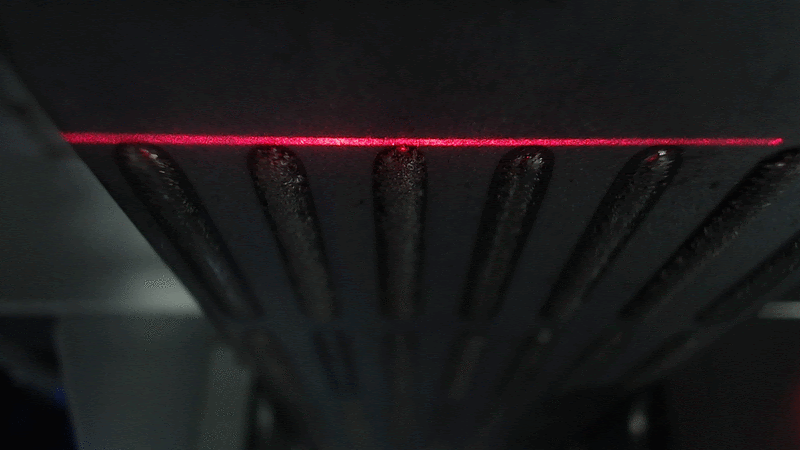
#> input picture img/frames_1/png/frame_00_delay-0.2s.png, 800 x 450 px, found by its file name; its folder holds only this picture in this run
$ jupyter execute --allow-errors teste.ipynb
#> lines starting #> are read from the running program, lines starting #| are printed output that depends on the picture; after the words box and inside, x2 and y2 are one past the last pixel; in counts of white or black regions, pixels touching at a corner belong together
#> further down, orig is the input picture: shape (450, 800, 3); mean B, G, R 27.8, 26.5, 28.4
#> `gray = orig[:,:,0]`:
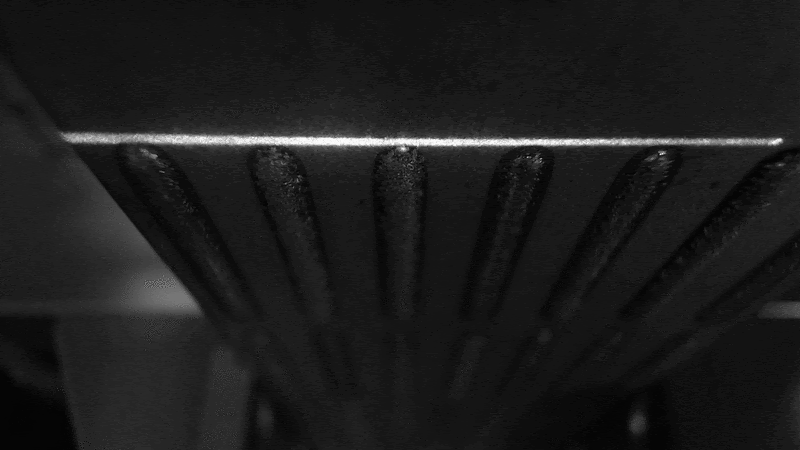
#> gray: shape (450, 800); min 4, max 255, mean 28.4
#> the sliders are set to label = dict_keys(['frame_00_delay-0.2, thresh = 127, modeStr = cv2.THRESH_BINARY
# Digiclad

## Importando Bibliotecas

[cell 1]
import cv2
import matplotlib
import numpy as np
from matplotlib import pyplot as plt
from PIL import Image
from ipywidgets import interact, interactive, interact_manual

## Explorando dados

[cell 2]
# Conjunto de imagens {nome da imagem: (Original, Escala de cinza) }
images = {}
ORIG = 0
GRAY = 1

# Caminho dos dados
FILEPATH = "img/frames/png/"

# Carregar imagens
#> (the rest of this cell did not finish here and is left out)

## Filtro Binario

[cell 3]
# Imagens com filtros
images_filter = {}


modes = ['cv2.THRESH_BINARY',
         'cv2.THRESH_BINARY_INV',
         'cv2.THRESH_TRUNC',
         'cv2.THRESH_TOZERO',
         'cv2.THRESH_TOZERO_INV']

# Basic threshold example
def my_threshold(label, thresh, modeStr):

#> called with thresh = 127, modeStr = 'cv2.THRESH_BINARY'
    mode = eval(modeStr)

    for key, value in images.items():
        orig, gray = value
        th, dst = cv2.threshold(gray, thresh, 255, mode)
        images_filter[key] = dst
#> this loop made 1 pass
#> (key, th) on pass 1: ('frame_00_delay-0.2s.png', 127)
#> pass 1, in my_threshold, `th, dst = cv2.threshold(gray, thresh, 255, mode)`:
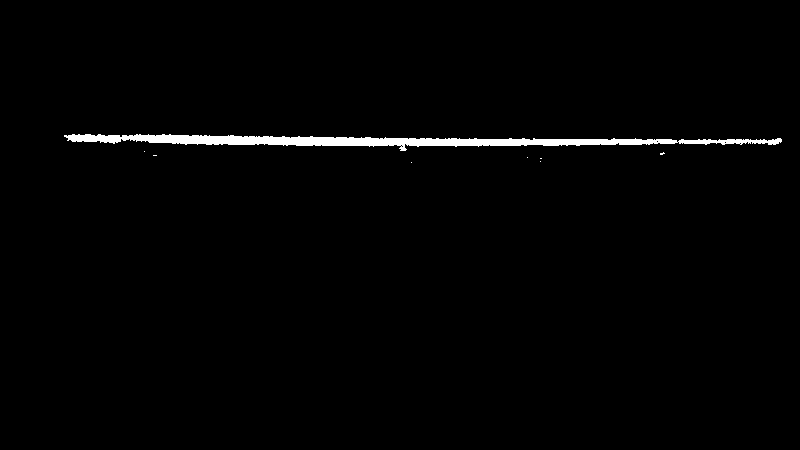
#> dst: shape (450, 800); 1.4% white; 8 white regions (7 under 20 px), largest, box (x1, y1, x2, y2) and area: (64, 134, 782, 151) 4969
#> after the loop, images_filter = 1 item
#> the sliders are set to label = dict_keys(['frame_00_delay-0.2, rt_degr = 180


    orig, gray = images[label]
    dst = filters[key]

    fig, axes = plt.subplots(1, 2, figsize=(16, 12), sharex=True, sharey=True)
    ax = axes.ravel()

    ax[0].imshow(gray,'gray')
    ax[1].imshow(dst,'gray')

# Pass function & its parameters to interactive
#> (the rest of this cell did not finish here and is left out)

## Rotacionar Imagem

[cell 4]
images_rotate = {}

def rotate_image(mat, angle):
  # angle in degrees

  height, width = mat.shape[:2]
  image_center = (width/2, height/2)

  rotation_mat = cv2.getRotationMatrix2D(image_center, angle, 1.)

  abs_cos = abs(rotation_mat[0,0])
  abs_sin = abs(rotation_mat[0,1])

  bound_w = int(height * abs_sin + width * abs_cos)
  bound_h = int(height * abs_cos + width * abs_sin)

  rotation_mat[0, 2] += bound_w/2 - image_center[0]
  rotation_mat[1, 2] += bound_h/2 - image_center[1]

  rotated_mat = cv2.warpAffine(mat, rotation_mat, (bound_w, bound_h))
  return rotated_mat

def rotate_img(label, rt_degr):

#> called with rt_degr = 180
    for key, value in images_filter.items():
        # Create image using rotate_image function
        img_rt = rotate_image(value, rt_degr)
        images_rotate[key] = img_rt
#> this loop made 1 pass
#> (key, height in rotate_image, width in rotate_image, image_center in rotate_image, abs_cos in rotate_image, bound_w in rotate_image, bound_h in rotate_image) on pass 1: ('frame_00_delay-0.2s.png', 450, 800, (400, 225), 1, 800, 450)
#> pass 1, in rotate_image, `rotated_mat = cv2.warpAffine(mat, rotation_mat, (bound_w, bound_h))`:
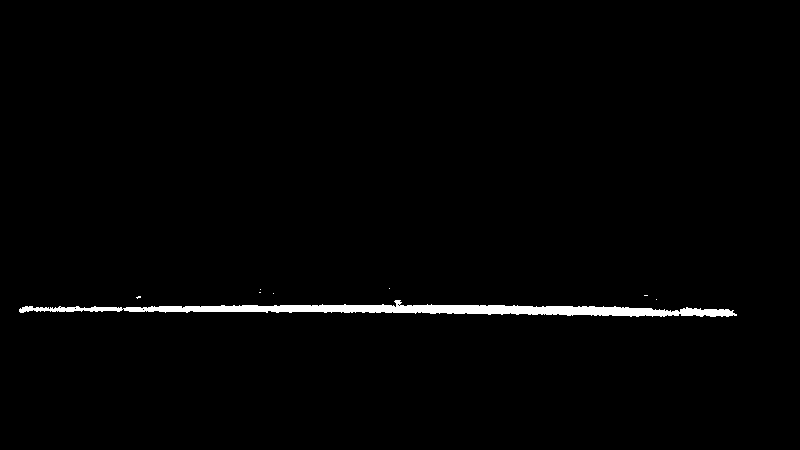
#> rotated_mat: shape (450, 800); 1.4% white; 8 white regions (7 under 20 px), largest, box (x1, y1, x2, y2) and area: (19, 300, 737, 317) 4969
#> after the loop, images_rotate = 1 item

    img_rt = images_rotate[label]
    orig, gray = images[label]

    # Plot result comparing with original image
    fig, axes = plt.subplots(1, 2, figsize=(16, 12), sharex=True, sharey=True)
    ax = axes.ravel()
    ax[0].imshow(orig)
    ax[1].imshow(img_rt, 'gray')

#> (the rest of this cell did not finish here and is left out)
